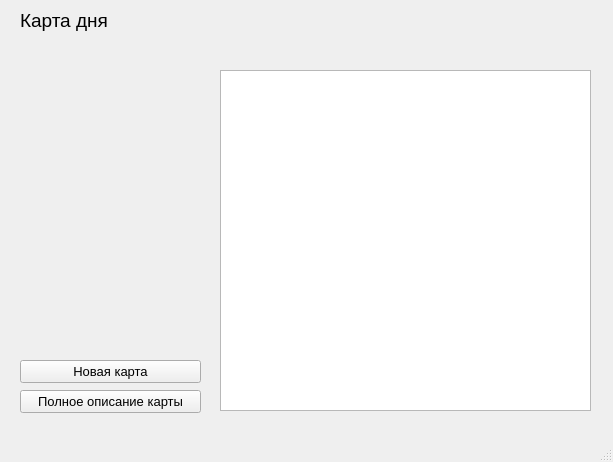
<?xml version="1.0" encoding="UTF-8"?>
<ui version="4.0">
 <class>MainWindow</class>
 <widget class="QMainWindow" name="MainWindow">
  <property name="geometry">
   <rect>
    <x>0</x>
    <y>0</y>
    <width>613</width>
    <height>462</height>
   </rect>
  </property>
  <property name="windowTitle">
   <string>MainWindow</string>
  </property>
  <widget class="QWidget" name="centralwidget">
   <widget class="QLabel" name="label">
    <property name="geometry">
     <rect>
      <x>20</x>
      <y>10</y>
      <width>181</width>
      <height>21</height>
     </rect>
    </property>
    <property name="font">
     <font>
      <pointsize>14</pointsize>
     </font>
    </property>
    <property name="text">
     <string>Карта дня</string>
    </property>
   </widget>
   <widget class="QLabel" name="image">
    <property name="enabled">
     <bool>true</bool>
    </property>
    <property name="geometry">
     <rect>
      <x>20</x>
      <y>40</y>
      <width>181</width>
      <height>301</height>
     </rect>
    </property>
    <property name="lineWidth">
     <number>2</number>
    </property>
    <property name="text">
     <string/>
    </property>
   </widget>
   <widget class="QPushButton" name="btn_new">
    <property name="geometry">
     <rect>
      <x>20</x>
      <y>360</y>
      <width>181</width>
      <height>23</height>
     </rect>
    </property>
    <property name="font">
     <font>
      <pointsize>10</pointsize>
     </font>
    </property>
    <property name="text">
     <string>Новая карта</string>
    </property>
   </widget>
   <widget class="QPushButton" name="btn_description">
    <property name="geometry">
     <rect>
      <x>20</x>
      <y>390</y>
      <width>181</width>
      <height>23</height>
     </rect>
    </property>
    <property name="font">
     <font>
      <pointsize>10</pointsize>
     </font>
    </property>
    <property name="text">
     <string>Полное описание карты</string>
    </property>
   </widget>
   <widget class="QLabel" name="name">
    <property name="geometry">
     <rect>
      <x>220</x>
      <y>40</y>
      <width>371</width>
      <height>21</height>
     </rect>
    </property>
    <property name="font">
     <font>
      <pointsize>12</pointsize>
     </font>
    </property>
    <property name="text">
     <string/>
    </property>
   </widget>
   <widget class="QPlainTextEdit" name="meaning">
    <property name="geometry">
     <rect>
      <x>220</x>
      <y>70</y>
      <width>371</width>
      <height>341</height>
     </rect>
    </property>
    <property name="font">
     <font>
      <pointsize>9</pointsize>
     </font>
    </property>
    <property name="readOnly">
     <bool>true</bool>
    </property>
   </widget>
  </widget>
  <widget class="QMenuBar" name="menubar">
   <property name="geometry">
    <rect>
     <x>0</x>
     <y>0</y>
     <width>613</width>
     <height>21</height>
    </rect>
   </property>
  </widget>
  <widget class="QStatusBar" name="statusbar"/>
 </widget>
 <resources/>
 <connections/>
</ui>
